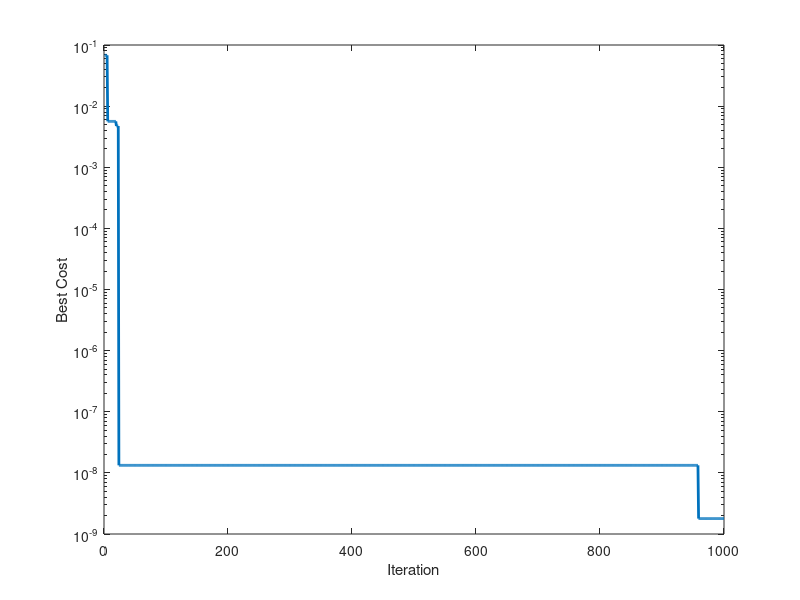

Reproduce this figure in MATLAB.
clc;
clear;
close all;

    CostFunction = @(x) (x^2);



    nVar = 1;
    VarSize = [1 nVar]; 
    VarMin = -100;	% Lower Bound of Decision Variables
    VarMax = 100;    % Upper Bound of Decision Variables
    nPops = 20;	% Population size of slave swarms
	nPopm = 20;	% Population size of master swarms
	ssn = 4;		% Number of slave swarms
	MaxIt = 1000;
    ShowIterInfo = 1;
   
    %% inertia weight and c1 c2
    kappa = 1;
%     phi1 = 2.05;        
%     phi2 = 2.05;
%     phi = phi1 + phi2;
%     chi = 2*kappa/abs(2-phi-sqrt(phi^2-4*phi));     % constriction coefficients
    wmax = 0.9;
    wmin = 0.4;
    w = wmax;
    c1 = 2.05;       % Personal Acceleration Coefficient
    c2 = 2.05;       % Social Acceleration Coefficient
    c3 = 2.00;       % Acceleration constant in COL-MSPSO
    MaxVelocity = 0.2*(VarMax-VarMin);
    MinVelocity = -MaxVelocity;
    wdamp = 1;
	%% Initialization
	 
	% The Particle Template
    empty_particle.Position = [];
    empty_particle.Velocity = [];
    empty_particle.Cost = [];
    empty_particle.Best.Position = [];
    empty_particle.Best.Cost = [];

    % Create Population Array
    slave_particle = repmat(empty_particle, nPops, ssn);		%The range of one slave swarm
	master_particle = repmat(empty_particle, nPopm, 1);             %The range of master swarm

	
    % Initialize Global Best
    GlobalBest1.Cost = inf;                                             % Initialize GlobalBest of whole slave swarms
    GlobalBest2.Cost = inf;
    emptySlaveGlobalBest.Cost=inf;
    emptySlaveGlobalBest.Position=[];
    SlaveGlobalBest = repmat(emptySlaveGlobalBest,ssn,1);               % Initialize GlobalBest of each slave swarm
    BestCosts = zeros(MaxIt,1);
    
%     for j=1:ssn
%         SlaveGlobalBest(j).Cost = inf; 
%         SlaveGlobalBest(j).Position = 0;
%     end
    
    for j=1:ssn
	   
        for i=1:nPops
			% Generate Random Solution
			slave_particle(i,j).Position = unifrnd(VarMin, VarMax, VarSize);

			% Initialize Velocity
			slave_particle(i,j).Velocity = zeros(VarSize);

			% Evaluation
			slave_particle(i,j).Cost = CostFunction(slave_particle(i,j).Position);

			% Update the Personal Best
			slave_particle(i,j).Best.Position = slave_particle(i,j).Position;
			slave_particle(i,j).Best.Cost = slave_particle(i,j).Cost;

			% Update Global Best
            if slave_particle(i,j).Best.Cost < SlaveGlobalBest(j).Cost
				SlaveGlobalBest(j) = slave_particle(i,j).Best;
            end
        end
        
        if SlaveGlobalBest(j).Cost < GlobalBest1.Cost
            GlobalBest1 = SlaveGlobalBest(j);
        end
    end
    
    for i=1:nPopm

        % Generate Random Solution
        master_particle(i).Position = unifrnd(VarMin, VarMax, VarSize);

        % Initialize Velocity
        master_particle(i).Velocity = zeros(VarSize);

        % Evaluation
        master_particle(i).Cost = CostFunction(master_particle(i).Position);

        % Update the Personal Best
        master_particle(i).Best.Position = master_particle(i).Position;
        master_particle(i).Best.Cost = master_particle(i).Cost;

        % Update Global Best
        if master_particle(i).Best.Cost < GlobalBest2.Cost
            GlobalBest2 = master_particle(i).Best;
        end

    end
    
 %% Main Loop of PSO
% slave swarms evaluation
    for it=1:MaxIt
        for j = 1:ssn
            for i=1:nPops

                % Update Velocity
                slave_particle(i,j).Velocity = w*slave_particle(i,j).Velocity ...
                    + c1*rand(VarSize).*(slave_particle(i,j).Best.Position - slave_particle(i,j).Position) ...
                    + c2*rand(VarSize).*(SlaveGlobalBest(j).Position - slave_particle(i,j).Position);

                % Apply Velocity Limits
                slave_particle(i,j).Velocity = max(slave_particle(i,j).Velocity, MinVelocity);
                slave_particle(i,j).Velocity = min(slave_particle(i,j).Velocity, MaxVelocity);

                % Update Position
                slave_particle(i,j).Position = slave_particle(i,j).Position + slave_particle(i,j).Velocity;

                % Apply Lower and Upper Bound Limits
                slave_particle(i,j).Position = max(slave_particle(i,j).Position, VarMin);
                slave_particle(i,j).Position = min(slave_particle(i,j).Position, VarMax);

                % Evaluation
                slave_particle(i,j).Cost = CostFunction(slave_particle(i,j).Position);

                % Update Personal Best
                if slave_particle(i,j).Cost < slave_particle(i,j).Best.Cost

                    slave_particle(i,j).Best.Position = slave_particle(i,j).Position;
                    slave_particle(i,j).Best.Cost = slave_particle(i,j).Cost;

                    % Update Global Best
                    if slave_particle(i,j).Best.Cost < SlaveGlobalBest(j).Cost
                        SlaveGlobalBest(j) = slave_particle(i,j).Best;
                    end            

                end
            end

            if SlaveGlobalBest(j).Cost < GlobalBest1.Cost
                GlobalBest1 = SlaveGlobalBest(j);
            end

        end

%% master swarm evaluation
        for i = 1:nPopm
	    % Update Velocity
            master_particle(i).Velocity = w*master_particle(i).Velocity ...
                + c1*rand(VarSize).*(master_particle(i).Best.Position - master_particle(i).Position) ...
                + c2*rand(VarSize).*(GlobalBest2.Position - master_particle(i).Position)...
				+ c3*rand(VarSize).*(GlobalBest1.Position - master_particle(i).Position);

            % Apply Velocity Limits
            master_particle(i).Velocity = max(master_particle(i).Velocity, MinVelocity);
            master_particle(i).Velocity = min(master_particle(i).Velocity, MaxVelocity);
            
            % Update Position
            master_particle(i).Position = master_particle(i).Position + master_particle(i).Velocity;
            
            % Apply Lower and Upper Bound Limits
            master_particle(i).Position = max(master_particle(i).Position, VarMin);
            master_particle(i).Position = min(master_particle(i).Position, VarMax);

            % Evaluation
            master_particle(i).Cost = CostFunction(master_particle(i).Position);
                
            if master_particle(i).Cost < master_particle(i).Best.Cost

                    master_particle(i).Best.Position = master_particle(i).Position;
                    master_particle(i).Best.Cost = master_particle(i).Cost;

                    % Update Global Best
                    if master_particle(i).Best.Cost < GlobalBest2.Cost
                        GlobalBest2 = master_particle(i).Best;
                    end            

            end
        end
 %% transfer results        
        % Decaying Inertia Coefficient
        w = wmax -((wmax-wmin)/MaxIt)*it;
          
        % Store the Best Cost Value

        BestCosts(it) = GlobalBest2.Cost;

        % Display Iteration Information
        if ShowIterInfo
            disp(['Iteration ' num2str(it) ': Best Cost = ' num2str(BestCosts(it))]);
        end


    end
    
    out.pop = slave_particle;
    out.BestSol = GlobalBest2;
    out.BestCosts = BestCosts;
    

%% Results

    figure;
    %plot((BestCosts,'LineWidth',2); 
    semilogy(BestCosts,'LineWidth',2);      
    xlabel('Iteration');
    ylabel('Best Cost');
%end %end function        
